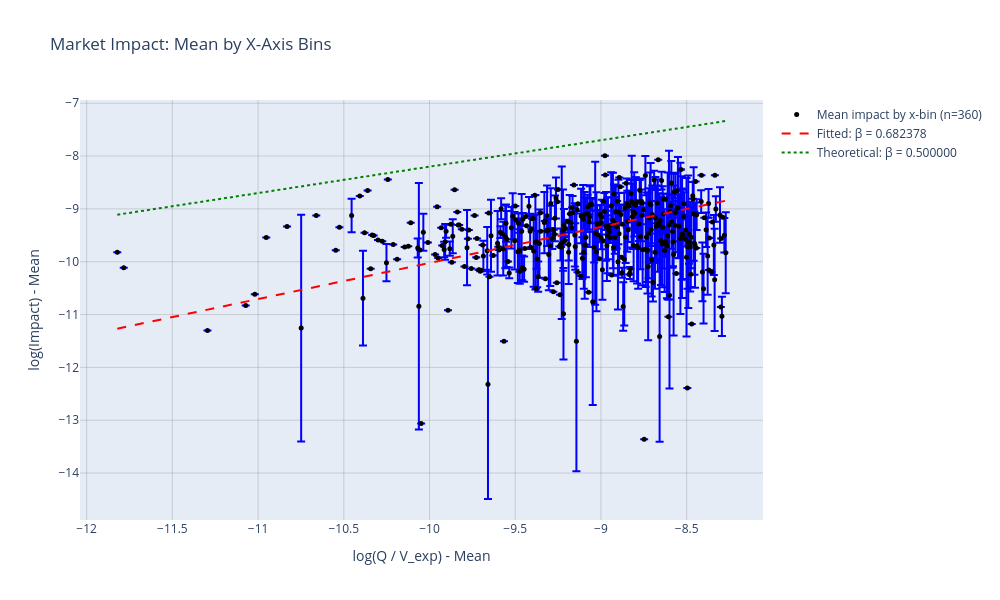

The notebook cell saved with this chart:
### Code cell
# Calculate mean and std for each x-axis bin across all samples
import numpy as np

# First, let's check what columns are available in points_df
print("Available columns in points_df:", points_df.columns.tolist())

# Get all valid x and y values
x_values = points_df['x'].to_numpy()
y_values = points_df['y'].to_numpy()

# Filter out invalid points
valid_mask = np.isfinite(x_values) & np.isfinite(y_values) & (x_values != 0)
x_valid = x_values[valid_mask]
y_valid = y_values[valid_mask]

if len(x_valid) > 0:
    # Create bins for x-axis
    n_bins = 1000  # Number of bins
    x_min, x_max = x_valid.min(), x_valid.max()
    bin_edges = np.linspace(x_min, x_max, n_bins + 1)
    bin_centers = (bin_edges[:-1] + bin_edges[1:]) / 2
    
    # Calculate statistics for each bin
    bin_stats = []
    
    for i in range(n_bins):
        # Find points in this bin
        bin_mask = (x_valid >= bin_edges[i]) & (x_valid < bin_edges[i + 1])
        if i == n_bins - 1:  # Include the last edge in the final bin
            bin_mask = (x_valid >= bin_edges[i]) & (x_valid <= bin_edges[i + 1])
        
        x_bin = x_valid[bin_mask]
        y_bin = y_valid[bin_mask]
        
        if len(x_bin) > 0:
            x_mean = np.mean(x_bin)
            x_std = np.std(x_bin)
            y_mean = np.mean(y_bin)
            y_std = np.std(y_bin)
            
            bin_stats.append({
                'bin_number': i + 1,
                'bin_center': bin_centers[i],
                'x_mean': x_mean,
                'x_std': x_std,
                'y_mean': y_mean,
                'y_std': y_std,
                'n_points': len(x_bin),
                'x_min': x_bin.min(),
                'x_max': x_bin.max()
            })

    # Convert to DataFrame for easier handling
    stats_df = pd.DataFrame(bin_stats)

    if len(stats_df) > 0:
        # Create the plotly figure
        fig = go.Figure()

        # Add scatter plot with error bars (only y-axis std)
        fig.add_trace(go.Scatter(
            x=stats_df['x_mean'],
            y=stats_df['y_mean'],
            error_y=dict(type='data', array=stats_df['y_std'], visible=True, color='blue'),
            mode='markers',
            marker=dict(size=5, color='black', opacity=1.0),
            name=f'Mean impact by x-bin (n={len(stats_df)})',
            hovertemplate='Bin: %{customdata}<br>' +
                          'x_mean: %{x:.6f}<br>' +
                          'y_mean: %{y:.6f}<br>' +
                          'n_points: %{customdata}<br>' +
                          '<extra></extra>',
            customdata=stats_df['bin_number']
        ))

        # Add fitted line if we have enough points
        if len(stats_df) >= 2:
            x_mean_valid = stats_df['x_mean'].to_numpy()
            y_mean_valid = stats_df['y_mean'].to_numpy()
            
            # Fit line to mean values
            beta_bins = beta_fit(x_mean_valid, y_mean_valid, alpha_global, method=est_method)
            
            if np.isfinite(beta_bins):
                x_range = np.linspace(x_mean_valid.min(), x_mean_valid.max(), 100)
                y_fitted = alpha_global + beta_bins * x_range
                fig.add_trace(go.Scatter(
                    x=x_range,
                    y=y_fitted,
                    mode='lines',
                    line=dict(color='red', dash='dash', width=2),
                    name=f'Fitted: β = {beta_bins:.6f}',
                    hovertemplate='Fitted line<br>' +
                                  'x: %{x:.6f}<br>' +
                                  'y: %{y:.6f}<br>' +
                                  '<extra></extra>'
                ))

        # Add theoretical line
        beta_theory = 0.5
        x_range_theory = np.linspace(stats_df['x_mean'].min(), stats_df['x_mean'].max(), 100)
        y_theory = alpha_global + beta_theory * x_range_theory
        fig.add_trace(go.Scatter(
            x=x_range_theory,
            y=y_theory,
            mode='lines',
            line=dict(color='green', dash='dot', width=2),
            name=f'Theoretical: β = {beta_theory:.6f}',
            hovertemplate='Theoretical line<br>' +
                          'x: %{x:.6f}<br>' +
                          'y: %{y:.6f}<br>' +
                          '<extra></extra>'
        ))

        # Update layout
        fig.update_layout(
            title='Market Impact: Mean by X-Axis Bins',
            xaxis_title='log(Q / V_exp) - Mean',
            yaxis_title='log(Impact) - Mean',
            width=1000,
            height=600,
            showlegend=True,
            hovermode='closest'
        )

        # Add grid
        fig.update_xaxes(showgrid=True, gridwidth=1, gridcolor='rgba(128,128,128,0.3)')
        fig.update_yaxes(showgrid=True, gridwidth=1, gridcolor='rgba(128,128,128,0.3)')

        # Display the plot
        fig.show()

        # Print summary statistics
        print(f"Number of x-bins analyzed: {len(stats_df)}")
        print(f"Number of bins: {n_bins}")
        print(f"Total points used: {len(x_valid)}")
        print(f"Alpha (fixed intercept): {alpha_global:.6f}")
        if len(stats_df) >= 2 and 'beta_bins' in locals() and np.isfinite(beta_bins):
            print(f"Fitted Beta (x-bin means): {beta_bins:.6f}")
        print(f"Theoretical Beta: {beta_theory:.6f}")
        print(f"X-axis range: [{x_min:.6f}, {x_max:.6f}]")
        
        # Print bin details
        print("\nBin details:")
        for _, row in stats_df.iterrows():
            print(f"Bin {int(row['bin_number'])}: x=[{row['x_min']:.6f}, {row['x_max']:.6f}], "
                  f"x_mean={row['x_mean']:.6f}, y_mean={row['y_mean']:.6f}, n={int(row['n_points'])}")
    else:
        print("No valid bin data found for analysis")
else:
    print("No valid data points found for analysis")

### Figure 1 — Plotly figure (JSON) as saved in the notebook; plotly's stock layout.template omitted (floating-point values rounded to 4 significant figures; data arrays with more than 128 entries replaced by an {"elided": "..."} marker saying what was removed)
{"data": [{"customdata": {"elided": "360 int values"}, "error_y": {"array": {"elided": "360 float values"}, "color": "blue", "type": "data", "visible": true}, "hovertemplate": "Bin: %{customdata}<br>x_mean: %{x:.6f}<br>y_mean: %{y:.6f}<br>n_points: %{customdata}<br><extra></extra>", "marker": {"color": "black", "opacity": 1, "size": 5}, "mode": "markers", "name": "Mean impact by x-bin (n=360)", "type": "scatter", "x": {"elided": "360 float values"}, "y": {"elided": "360 float values"}}, {"hovertemplate": "Fitted line<br>x: %{x:.6f}<br>y: %{y:.6f}<br><extra></extra>", "line": {"color": "red", "dash": "dash", "width": 2}, "mode": "lines", "name": "Fitted: β = 0.682378", "type": "scatter", "x": [-11.82, -11.79, -11.75, -11.71, -11.68, -11.64, -11.61, -11.57, -11.53, -11.5, -11.46, -11.43, -11.39, -11.36, -11.32, -11.28, -11.25, -11.21, -11.18, -11.14, -11.1, -11.07, -11.03, -11.0, -10.96, -10.93, -10.89, -10.85, -10.82, -10.78, -10.75, -10.71, -10.67, -10.64, -10.6, -10.57, -10.53, -10.49, -10.46, -10.42, -10.39, -10.35, -10.32, -10.28, -10.24, -10.21, -10.17, -10.14, -10.1, -10.06, -10.03, -9.993, -9.957, -9.921, -9.885, -9.85, -9.814, -9.778, -9.742, -9.706, -9.67, -9.634, -9.599, -9.563, -9.527, -9.491, -9.455, -9.419, -9.384, -9.348, -9.312, -9.276, -9.24, -9.204, -9.168, -9.133, -9.097, -9.061, -9.025, -8.989, -8.953, -8.917, -8.882, -8.846, -8.81, -8.774, -8.738, -8.702, -8.667, -8.631, -8.595, -8.559, -8.523, -8.487, -8.451, -8.416, -8.38, -8.344, -8.308, -8.272], "y": [-11.27, -11.24, -11.22, -11.19, -11.17, -11.14, -11.12, -11.1, -11.07, -11.05, -11.02, -11.0, -10.97, -10.95, -10.92, -10.9, -10.88, -10.85, -10.83, -10.8, -10.78, -10.75, -10.73, -10.7, -10.68, -10.66, -10.63, -10.61, -10.58, -10.56, -10.53, -10.51, -10.48, -10.46, -10.44, -10.41, -10.39, -10.36, -10.34, -10.31, -10.29, -10.26, -10.24, -10.21, -10.19, -10.17, -10.14, -10.12, -10.09, -10.07, -10.04, -10.02, -9.995, -9.97, -9.946, -9.921, -9.897, -9.872, -9.848, -9.823, -9.799, -9.775, -9.75, -9.726, -9.701, -9.677, -9.652, -9.628, -9.603, -9.579, -9.554, -9.53, -9.505, -9.481, -9.456, -9.432, -9.408, -9.383, -9.359, -9.334, -9.31, -9.285, -9.261, -9.236, -9.212, -9.187, -9.163, -9.138, -9.114, -9.09, -9.065, -9.041, -9.016, -8.992, -8.967, -8.943, -8.918, -8.894, -8.869, -8.845]}, {"hovertemplate": "Theoretical line<br>x: %{x:.6f}<br>y: %{y:.6f}<br><extra></extra>", "line": {"color": "green", "dash": "dot", "width": 2}, "mode": "lines", "name": "Theoretical: β = 0.500000", "type": "scatter", "x": [-11.82, -11.79, -11.75, -11.71, -11.68, -11.64, -11.61, -11.57, -11.53, -11.5, -11.46, -11.43, -11.39, -11.36, -11.32, -11.28, -11.25, -11.21, -11.18, -11.14, -11.1, -11.07, -11.03, -11.0, -10.96, -10.93, -10.89, -10.85, -10.82, -10.78, -10.75, -10.71, -10.67, -10.64, -10.6, -10.57, -10.53, -10.49, -10.46, -10.42, -10.39, -10.35, -10.32, -10.28, -10.24, -10.21, -10.17, -10.14, -10.1, -10.06, -10.03, -9.993, -9.957, -9.921, -9.885, -9.85, -9.814, -9.778, -9.742, -9.706, -9.67, -9.634, -9.599, -9.563, -9.527, -9.491, -9.455, -9.419, -9.384, -9.348, -9.312, -9.276, -9.24, -9.204, -9.168, -9.133, -9.097, -9.061, -9.025, -8.989, -8.953, -8.917, -8.882, -8.846, -8.81, -8.774, -8.738, -8.702, -8.667, -8.631, -8.595, -8.559, -8.523, -8.487, -8.451, -8.416, -8.38, -8.344, -8.308, -8.272], "y": [-9.111, -9.093, -9.075, -9.057, -9.039, -9.021, -9.003, -8.985, -8.967, -8.949, -8.932, -8.914, -8.896, -8.878, -8.86, -8.842, -8.824, -8.806, -8.788, -8.77, -8.752, -8.734, -8.716, -8.699, -8.681, -8.663, -8.645, -8.627, -8.609, -8.591, -8.573, -8.555, -8.537, -8.519, -8.501, -8.483, -8.466, -8.448, -8.43, -8.412, -8.394, -8.376, -8.358, -8.34, -8.322, -8.304, -8.286, -8.268, -8.25, -8.232, -8.215, -8.197, -8.179, -8.161, -8.143, -8.125, -8.107, -8.089, -8.071, -8.053, -8.035, -8.017, -7.999, -7.982, -7.964, -7.946, -7.928, -7.91, -7.892, -7.874, -7.856, -7.838, -7.82, -7.802, -7.784, -7.766, -7.749, -7.731, -7.713, -7.695, -7.677, -7.659, -7.641, -7.623, -7.605, -7.587, -7.569, -7.551, -7.533, -7.515, -7.498, -7.48, -7.462, -7.444, -7.426, -7.408, -7.39, -7.372, -7.354, -7.336]}], "layout": {"height": 600, "hovermode": "closest", "showlegend": true, "title": {"text": "Market Impact: Mean by X-Axis Bins"}, "width": 1000, "xaxis": {"gridcolor": "rgba(128,128,128,0.3)", "gridwidth": 1, "showgrid": true, "title": {"text": "log(Q / V_exp) - Mean"}}, "yaxis": {"gridcolor": "rgba(128,128,128,0.3)", "gridwidth": 1, "showgrid": true, "title": {"text": "log(Impact) - Mean"}}}}
